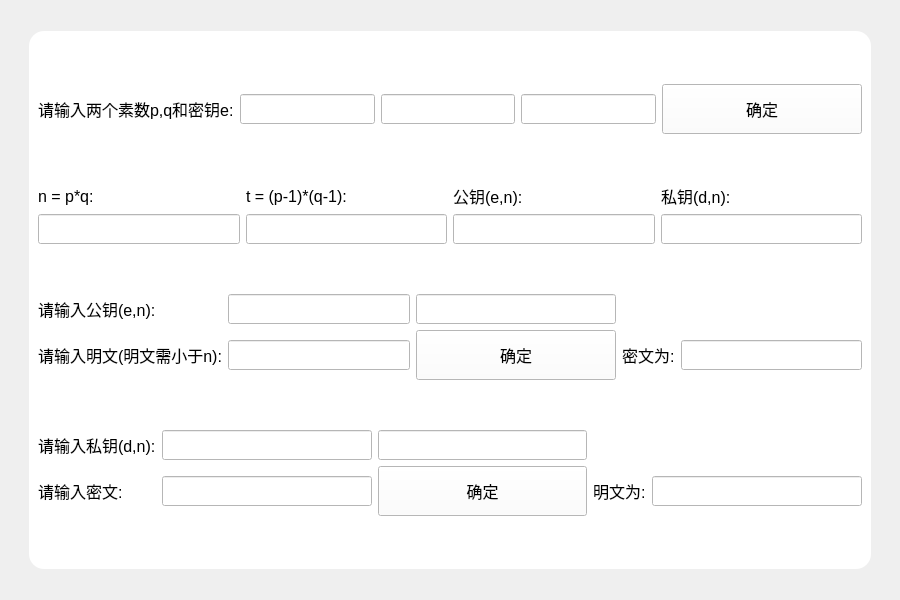
<?xml version="1.0" encoding="UTF-8"?>
<ui version="4.0">
 <class>rsa</class>
 <widget class="QWidget" name="rsa">
  <property name="geometry">
   <rect>
    <x>0</x>
    <y>0</y>
    <width>900</width>
    <height>600</height>
   </rect>
  </property>
  <property name="windowTitle">
   <string>Form</string>
  </property>
  <layout class="QGridLayout" name="gridLayout_4">
   <item row="1" column="2">
    <spacer name="horizontalSpacer_2">
     <property name="orientation">
      <enum>Qt::Horizontal</enum>
     </property>
     <property name="sizeHint" stdset="0">
      <size>
       <width>40</width>
       <height>20</height>
      </size>
     </property>
    </spacer>
   </item>
   <item row="1" column="1">
    <widget class="QFrame" name="frame">
     <property name="styleSheet">
      <string notr="true">*{
	background-color : white;
}
QFrame#frame{
	 background-color:white;
	border-radius: 15px;
	background-image: url(:/prefix1/back.jpg);
}*{
	background-color :white;
}</string>
     </property>
     <property name="frameShape">
      <enum>QFrame::StyledPanel</enum>
     </property>
     <property name="frameShadow">
      <enum>QFrame::Raised</enum>
     </property>
     <layout class="QVBoxLayout" name="verticalLayout">
      <item>
       <layout class="QHBoxLayout" name="horizontalLayout">
        <item>
         <widget class="QLabel" name="label">
          <property name="maximumSize">
           <size>
            <width>16777215</width>
            <height>20</height>
           </size>
          </property>
          <property name="font">
           <font>
            <pointsize>12</pointsize>
           </font>
          </property>
          <property name="styleSheet">
           <string notr="true">*{
	background-color: rgb(0,0,0,0);
}</string>
          </property>
          <property name="text">
           <string>请输入两个素数p,q和密钥e:</string>
          </property>
         </widget>
        </item>
        <item>
         <widget class="QLineEdit" name="inputp">
          <property name="minimumSize">
           <size>
            <width>0</width>
            <height>30</height>
           </size>
          </property>
          <property name="font">
           <font>
            <pointsize>12</pointsize>
           </font>
          </property>
         </widget>
        </item>
        <item>
         <widget class="QLineEdit" name="inputq">
          <property name="minimumSize">
           <size>
            <width>0</width>
            <height>30</height>
           </size>
          </property>
          <property name="font">
           <font>
            <pointsize>12</pointsize>
           </font>
          </property>
         </widget>
        </item>
        <item>
         <widget class="QLineEdit" name="inpute">
          <property name="minimumSize">
           <size>
            <width>0</width>
            <height>30</height>
           </size>
          </property>
          <property name="font">
           <font>
            <pointsize>12</pointsize>
           </font>
          </property>
         </widget>
        </item>
        <item>
         <widget class="QPushButton" name="inputprime">
          <property name="minimumSize">
           <size>
            <width>200</width>
            <height>50</height>
           </size>
          </property>
          <property name="font">
           <font>
            <pointsize>12</pointsize>
           </font>
          </property>
          <property name="text">
           <string>确定</string>
          </property>
         </widget>
        </item>
       </layout>
      </item>
      <item>
       <layout class="QGridLayout" name="gridLayout_2">
        <item row="0" column="2">
         <widget class="QLabel" name="label_4">
          <property name="font">
           <font>
            <pointsize>12</pointsize>
           </font>
          </property>
          <property name="styleSheet">
           <string notr="true">*{
	background-color: rgb(0,0,0,0);
}</string>
          </property>
          <property name="text">
           <string>公钥(e,n):</string>
          </property>
         </widget>
        </item>
        <item row="2" column="1">
         <widget class="QLineEdit" name="outputt">
          <property name="minimumSize">
           <size>
            <width>0</width>
            <height>30</height>
           </size>
          </property>
          <property name="font">
           <font>
            <pointsize>12</pointsize>
           </font>
          </property>
         </widget>
        </item>
        <item row="0" column="0">
         <widget class="QLabel" name="label_2">
          <property name="maximumSize">
           <size>
            <width>16777215</width>
            <height>20</height>
           </size>
          </property>
          <property name="font">
           <font>
            <pointsize>12</pointsize>
           </font>
          </property>
          <property name="styleSheet">
           <string notr="true">*{
	background-color: rgb(0,0,0,0);
}</string>
          </property>
          <property name="text">
           <string>n = p*q:</string>
          </property>
         </widget>
        </item>
        <item row="0" column="1">
         <widget class="QLabel" name="label_3">
          <property name="font">
           <font>
            <pointsize>12</pointsize>
           </font>
          </property>
          <property name="styleSheet">
           <string notr="true">*{
	background-color: rgb(0,0,0,0);
}</string>
          </property>
          <property name="text">
           <string>t = (p-1)*(q-1):</string>
          </property>
         </widget>
        </item>
        <item row="2" column="2">
         <widget class="QLineEdit" name="outpubkey">
          <property name="minimumSize">
           <size>
            <width>0</width>
            <height>30</height>
           </size>
          </property>
          <property name="font">
           <font>
            <pointsize>12</pointsize>
           </font>
          </property>
         </widget>
        </item>
        <item row="2" column="0">
         <widget class="QLineEdit" name="outputn">
          <property name="minimumSize">
           <size>
            <width>0</width>
            <height>30</height>
           </size>
          </property>
          <property name="font">
           <font>
            <pointsize>12</pointsize>
           </font>
          </property>
         </widget>
        </item>
        <item row="0" column="3">
         <widget class="QLabel" name="label_5">
          <property name="font">
           <font>
            <pointsize>12</pointsize>
           </font>
          </property>
          <property name="styleSheet">
           <string notr="true">*{
	background-color: rgb(0,0,0,0);
}</string>
          </property>
          <property name="text">
           <string>私钥(d,n):</string>
          </property>
         </widget>
        </item>
        <item row="2" column="3">
         <widget class="QLineEdit" name="outprikey">
          <property name="minimumSize">
           <size>
            <width>0</width>
            <height>30</height>
           </size>
          </property>
          <property name="font">
           <font>
            <pointsize>12</pointsize>
           </font>
          </property>
         </widget>
        </item>
       </layout>
      </item>
      <item>
       <layout class="QGridLayout" name="gridLayout">
        <item row="1" column="2">
         <widget class="QPushButton" name="inputesure">
          <property name="minimumSize">
           <size>
            <width>200</width>
            <height>50</height>
           </size>
          </property>
          <property name="font">
           <font>
            <pointsize>12</pointsize>
           </font>
          </property>
          <property name="text">
           <string>确定</string>
          </property>
         </widget>
        </item>
        <item row="1" column="0">
         <widget class="QLabel" name="label_7">
          <property name="font">
           <font>
            <pointsize>12</pointsize>
           </font>
          </property>
          <property name="styleSheet">
           <string notr="true">*{
	background-color: rgb(0,0,0,0);
}</string>
          </property>
          <property name="text">
           <string>请输入明文(明文需小于n):</string>
          </property>
         </widget>
        </item>
        <item row="0" column="2">
         <widget class="QLineEdit" name="inputpubn">
          <property name="minimumSize">
           <size>
            <width>0</width>
            <height>30</height>
           </size>
          </property>
          <property name="font">
           <font>
            <pointsize>12</pointsize>
           </font>
          </property>
         </widget>
        </item>
        <item row="1" column="4">
         <widget class="QLineEdit" name="cybrotext">
          <property name="minimumSize">
           <size>
            <width>0</width>
            <height>30</height>
           </size>
          </property>
          <property name="font">
           <font>
            <pointsize>12</pointsize>
           </font>
          </property>
         </widget>
        </item>
        <item row="1" column="3">
         <widget class="QLabel" name="label_8">
          <property name="font">
           <font>
            <pointsize>12</pointsize>
           </font>
          </property>
          <property name="styleSheet">
           <string notr="true">*{
	background-color: rgb(0,0,0,0);
}</string>
          </property>
          <property name="text">
           <string>密文为:</string>
          </property>
         </widget>
        </item>
        <item row="0" column="1">
         <widget class="QLineEdit" name="inputpube">
          <property name="minimumSize">
           <size>
            <width>0</width>
            <height>30</height>
           </size>
          </property>
          <property name="font">
           <font>
            <pointsize>12</pointsize>
           </font>
          </property>
         </widget>
        </item>
        <item row="1" column="1">
         <widget class="QLineEdit" name="inputplaintext">
          <property name="minimumSize">
           <size>
            <width>0</width>
            <height>30</height>
           </size>
          </property>
          <property name="font">
           <font>
            <pointsize>12</pointsize>
           </font>
          </property>
         </widget>
        </item>
        <item row="0" column="0">
         <widget class="QLabel" name="label_6">
          <property name="font">
           <font>
            <pointsize>12</pointsize>
           </font>
          </property>
          <property name="styleSheet">
           <string notr="true">*{
	background-color: rgb(0,0,0,0);
}</string>
          </property>
          <property name="text">
           <string>请输入公钥(e,n):</string>
          </property>
         </widget>
        </item>
       </layout>
      </item>
      <item>
       <layout class="QGridLayout" name="gridLayout_3">
        <item row="0" column="2">
         <widget class="QLineEdit" name="inputprin">
          <property name="minimumSize">
           <size>
            <width>0</width>
            <height>30</height>
           </size>
          </property>
          <property name="font">
           <font>
            <pointsize>12</pointsize>
           </font>
          </property>
         </widget>
        </item>
        <item row="1" column="4">
         <widget class="QLineEdit" name="outplaintext">
          <property name="minimumSize">
           <size>
            <width>0</width>
            <height>30</height>
           </size>
          </property>
          <property name="font">
           <font>
            <pointsize>12</pointsize>
           </font>
          </property>
         </widget>
        </item>
        <item row="0" column="0">
         <widget class="QLabel" name="label_9">
          <property name="font">
           <font>
            <pointsize>12</pointsize>
           </font>
          </property>
          <property name="styleSheet">
           <string notr="true">*{
	background-color: rgb(0,0,0,0);
}</string>
          </property>
          <property name="text">
           <string>请输入私钥(d,n):</string>
          </property>
         </widget>
        </item>
        <item row="0" column="1">
         <widget class="QLineEdit" name="inputprid">
          <property name="minimumSize">
           <size>
            <width>0</width>
            <height>30</height>
           </size>
          </property>
          <property name="font">
           <font>
            <pointsize>12</pointsize>
           </font>
          </property>
         </widget>
        </item>
        <item row="1" column="3">
         <widget class="QLabel" name="label_11">
          <property name="font">
           <font>
            <pointsize>12</pointsize>
           </font>
          </property>
          <property name="styleSheet">
           <string notr="true">*{
	background-color: rgb(0,0,0,0);
}</string>
          </property>
          <property name="text">
           <string>明文为:</string>
          </property>
         </widget>
        </item>
        <item row="1" column="2">
         <widget class="QPushButton" name="pushButton_4">
          <property name="minimumSize">
           <size>
            <width>200</width>
            <height>50</height>
           </size>
          </property>
          <property name="font">
           <font>
            <pointsize>12</pointsize>
           </font>
          </property>
          <property name="text">
           <string>确定</string>
          </property>
         </widget>
        </item>
        <item row="1" column="1">
         <widget class="QLineEdit" name="inputcrybotext">
          <property name="minimumSize">
           <size>
            <width>0</width>
            <height>30</height>
           </size>
          </property>
          <property name="font">
           <font>
            <pointsize>12</pointsize>
           </font>
          </property>
         </widget>
        </item>
        <item row="1" column="0">
         <widget class="QLabel" name="label_10">
          <property name="font">
           <font>
            <pointsize>12</pointsize>
           </font>
          </property>
          <property name="styleSheet">
           <string notr="true">*{
	background-color: rgb(0,0,0,0);
}</string>
          </property>
          <property name="text">
           <string>请输入密文:</string>
          </property>
         </widget>
        </item>
       </layout>
      </item>
     </layout>
    </widget>
   </item>
   <item row="0" column="1">
    <spacer name="verticalSpacer_2">
     <property name="orientation">
      <enum>Qt::Vertical</enum>
     </property>
     <property name="sizeType">
      <enum>QSizePolicy::Fixed</enum>
     </property>
     <property name="sizeHint" stdset="0">
      <size>
       <width>20</width>
       <height>20</height>
      </size>
     </property>
    </spacer>
   </item>
   <item row="1" column="0">
    <spacer name="horizontalSpacer">
     <property name="orientation">
      <enum>Qt::Horizontal</enum>
     </property>
     <property name="sizeHint" stdset="0">
      <size>
       <width>40</width>
       <height>20</height>
      </size>
     </property>
    </spacer>
   </item>
   <item row="2" column="1">
    <spacer name="verticalSpacer">
     <property name="orientation">
      <enum>Qt::Vertical</enum>
     </property>
     <property name="sizeType">
      <enum>QSizePolicy::Fixed</enum>
     </property>
     <property name="sizeHint" stdset="0">
      <size>
       <width>20</width>
       <height>20</height>
      </size>
     </property>
    </spacer>
   </item>
  </layout>
 </widget>
 <resources/>
 <connections/>
</ui>
